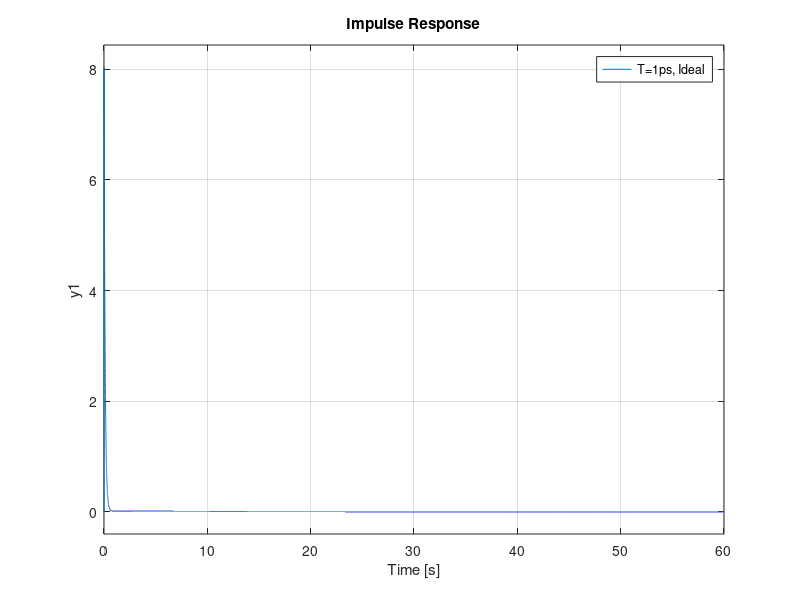

This figure's MATLAB source: (Note: this script raises an error after producing the figure.)
% parte 3, trab cdsd
% TFP

close all
clc
clear
w = 0.9982
Tau = 8.1053
Tsampling = 10^(1)
zeta = 4.8715

t = 0:0.01:10

s=tf('s');

num = [w^2*Tau w^2];
den = [1, 2*zeta*w, w^2];

Gs = tf(num,den);

Gz = c2d(Gs,Tsampling)

subplot(1,3,1)
hold on;
impulse(Gz)
legend("T=10s, Ruim")

Tsampling = 100*10^(-3)
Gz = c2d(Gs,Tsampling)
subplot(1,3,2)
impulse(Gz)
legend("T=0.1s, Bom")

Tsampling = 1*10^(-3)
Gz = c2d(Gs,Tsampling)
subplot(1,3,3)
impulse(Gz)
legend("T=1ps, Ideal")

sgtitle('Respota ao Impulso de G(z)')